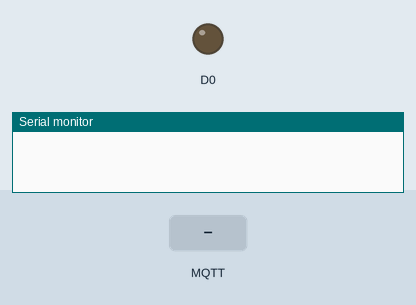
A sketch run on a simulated ESP8266 (NodeMCU). Shown: output pins drawn as LEDs (lit = HIGH), the last lines printed to the serial monitor. The inputs (shaded band) are chosen by the test bench. WiFi joins after 1.5 s; servers stay silent unless stated; random numbers use the default seed unless the sketch sets one; no MQTT or app messages arrive unless stated.

Above: at 1.2 s.
1.3 s: MQTT message "5" arrives on the first subscribed topic
At 2.5 s:
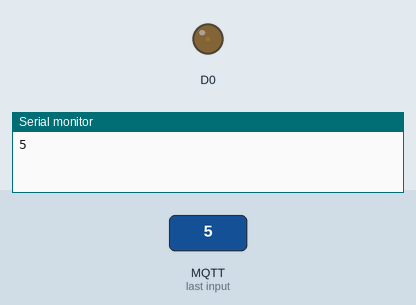
2.8 s: MQTT message "90" arrives on the first subscribed topic
At 3.6 s:
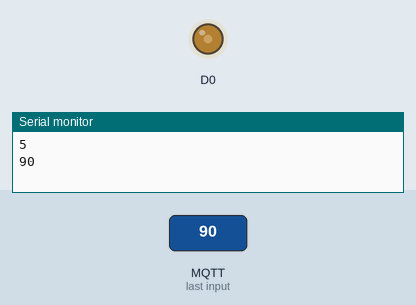
4.3 s: MQTT message "200" arrives on the first subscribed topic
At 4.7 s:
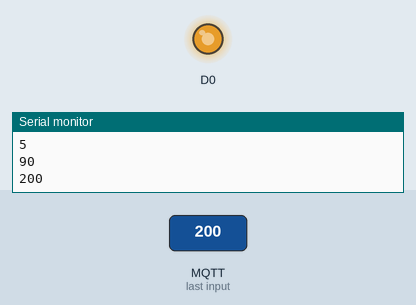
5.8 s: MQTT message "on" arrives on the first subscribed topic
At 7.1 s:
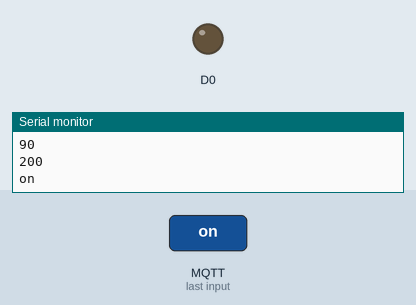
Timing chart, 0 to 8.3 s (numbered marks = the images above; inputs shaded):
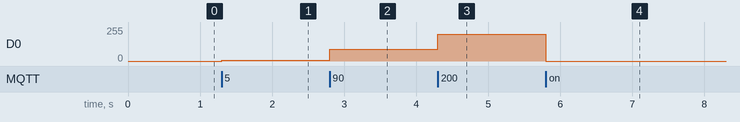

Measured:
- after the input at 1.3 s, D0: 0/255 → 5/255 at once
- after the input at 2.8 s, D0: 5/255 → 90/255 at once
- after the input at 4.3 s, D0: 90/255 → 200/255 at once
- after the input at 5.8 s, D0: 200/255 → 0/255 at once

The sketch:

finalchange_LH_LED.ino
```cpp
#include <ESP8266WiFi.h>
#include <PubSubClient.h>
const char* ssid = "AM"; //ชื่อไวไฟ
const char* pass = "aaaa2541"; //รหัสไวไฟ
const char* mqtt_server = "broker.mqttdashboard.com"; // 161.246.38.29 (ใช้ในตอนที่สอบ)
char Topic[] = "privateserver"; //หัวข้อtopicตามที่อ.บอก
WiFiClient samClient; //ชื่อclient
PubSubClient client(samClient);

void callback(char* topic, byte* message, unsigned int length);
void reconnect();
void setup() {
  // put your setup code here, to run once:
  Serial.begin(115200);
  WiFi.begin(ssid, pass);
  client.setServer(mqtt_server, 1883);
  client.setCallback(callback);
  pinMode(D0, OUTPUT);
}

void loop() {
  // put your main code here, to run repeatedly:
  if (!client.connected());{
    reconnect();
  }
  client.loop();
}

void reconnect(){
  while(!client.connected()){
    String id = "sam"; //เปลี่ยนเป็นชื่อตัวเองไม่ก็รหัสนักศึกษาตัวเอง
    id += String(random(0xffff), HEX);
    client.connect(id.c_str());
    client.subscribe(Topic);
  }
}
void callback(char* topic, byte* message, unsigned int length){
  String messageStr = String();
  for (int i = 0;i <length;i++){
    messageStr += (char)message[i];
  }
  Serial.println(messageStr);
  int number = messageStr.toInt();
  analogWrite(D0, number);
}
```
